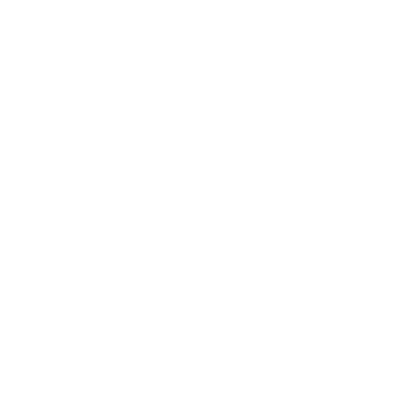
Frame 1 (no input)
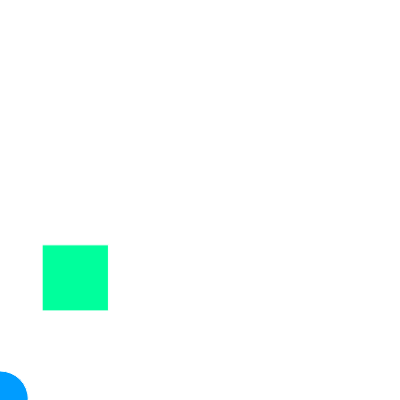
Frame 60 (no input)
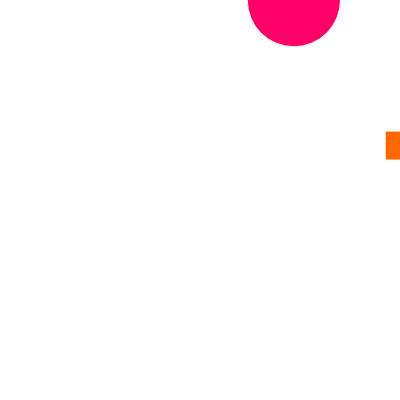
Frame 120 (the mouse pressed at the canvas centre since frame 60)

The p5.js sketch that drew these frames (run headless with seeded random() and noise() and a simulated clock; from frame 60 on, the mouse is pressed at the canvas centre):

// p5.js sketch
// ── sketch.js
var waveLengthOne = 125.0;
var waveLengthTwo = 90.0;
var pointCount = 0;
var angle = 0.0;
var amplitude = 200;
var j=0;

function setup(){
  createCanvas(400,400);
  colorMode(HSB, 360,100,100);  //Define Color mode
  
}
function draw(){
  
  if(pointCount > 10000){
    noLoop();
  }
  noFill();
  strokeWeight(1);
  stroke(100);
  translate(width/2, height/2);
beginShape();
  for(var i=0; i < pointCount; i++){
  angle = i / waveLengthOne * TWO_PI;
  var y = sin(angle)* amplitude;
  angle = i / waveLengthTwo * TWO_PI;
  var x = sin(angle)* amplitude;
  j=i+100;
   angle = j / waveLengthOne * TWO_PI;
  var y1 = sin(angle)* amplitude;
  angle = j / waveLengthTwo * TWO_PI;
  var x1 = sin(angle)* amplitude;
 
  background(255);
  fill(360-abs(360*sin(frameCount/100)),width,width); //the hue is changed using the sin of the frameCount and I divided it by 100 to make it slower
  rect(x,y,80*cos(frameCount/100),80*cos(frameCount/100));//the width and height of the rectangle is defined 
  fill(abs(360*sin(frameCount/100)),width,width);
ellipse(x1,y1,100*sin(frameCount/100),100*sin(frameCount/100));
  }
endShape();
pointCount++;
}
